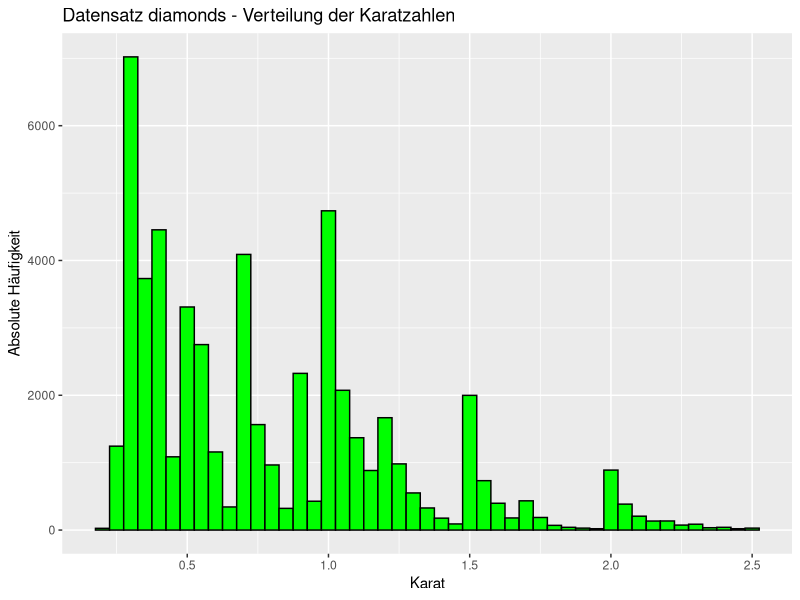

Reproduce this figure in R.
## ---- chunk 1
knitr::opts_chunk$set(echo = FALSE)
library(ggplot2)
library(dplyr)

smaller <- diamonds %>%
  filter(carat <= 2.5)
## ---- chunk 2
smaller
## ---- chunk 3
  ggplot(smaller, aes(carat)) +
  geom_histogram(binwidth = 0.05, fill="green", color="black") +
  labs(
    title="Datensatz diamonds - Verteilung der Karatzahlen",
    x = "Karat",
    y = "Absolute Häufigkeit"
  )
